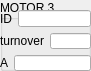
                        <widget class="QGroupBox" name="groupBox_16">
                            <property name="geometry">
                                <rect>
                                    <x>760</x>
                                    <y>190</y>
                                    <width>91</width>
                                    <height>71</height>
                                </rect>
                            </property>
                            <property name="autoFillBackground">
                                <bool>true</bool>
                            </property>
                            <property name="title">
                                <string>MOTOR 3</string>
                            </property>
                            <widget class="QWidget" name="verticalLayoutWidget_17">
                                <property name="geometry">
                                    <rect>
                                        <x>0</x>
                                        <y>10</y>
                                        <width>91</width>
                                        <height>61</height>
                                    </rect>
                                </property>
                                <layout class="QVBoxLayout" name="verticalLayout_18">
                                    <item>
                                        <layout class="QHBoxLayout" name="horizontalLayout_64">
                                            <item>
                                                <widget class="QLabel" name="label_65">
                                                    <property name="text">
                                                        <string>ID</string>
                                                    </property>
                                                </widget>
                                            </item>
                                            <item>
                                                <widget class="QLineEdit" name="lineEdit_63"/>
                                            </item>
                                        </layout>
                                    </item>
                                    <item>
                                        <layout class="QHBoxLayout" name="horizontalLayout_65">
                                            <item>
                                                <widget class="QLabel" name="label_66">
                                                    <property name="text">
                                                        <string>turnover</string>
                                                    </property>
                                                </widget>
                                            </item>
                                            <item>
                                                <widget class="QLineEdit" name="lineEdit_64"/>
                                            </item>
                                        </layout>
                                    </item>
                                    <item>
                                        <layout class="QHBoxLayout" name="horizontalLayout_66">
                                            <item>
                                                <widget class="QLabel" name="label_67">
                                                    <property name="text">
                                                        <string>A</string>
                                                    </property>
                                                </widget>
                                            </item>
                                            <item>
                                                <widget class="QLineEdit" name="lineEdit_65"/>
                                            </item>
                                        </layout>
                                    </item>
                                </layout>
                            </widget>
                        </widget>
